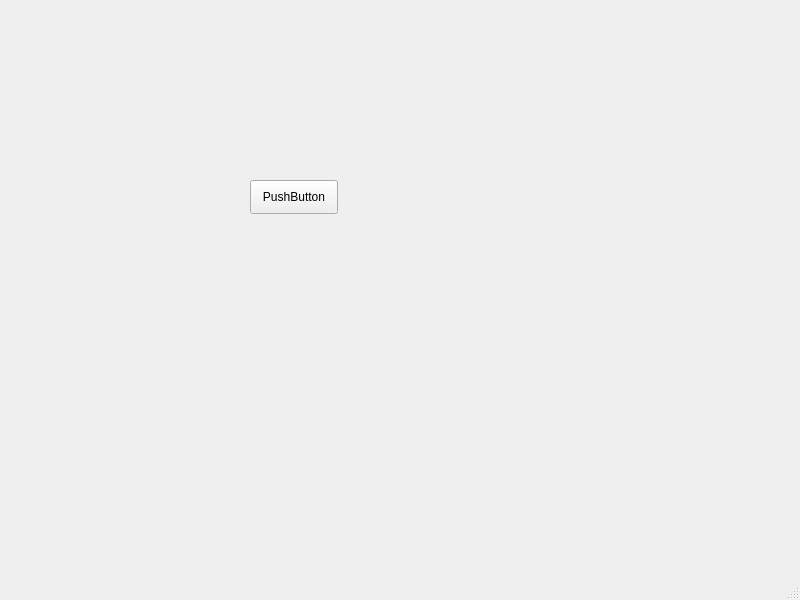
<?xml version="1.0" encoding="UTF-8"?>
<ui version="4.0">
 <class>MainWindow</class>
 <widget class="QMainWindow" name="MainWindow">
  <property name="geometry">
   <rect>
    <x>0</x>
    <y>0</y>
    <width>800</width>
    <height>600</height>
   </rect>
  </property>
  <property name="windowTitle">
   <string>MainWindow</string>
  </property>
  <widget class="QWidget" name="centralwidget">
   <widget class="QPushButton" name="pushButton">
    <property name="geometry">
     <rect>
      <x>250</x>
      <y>180</y>
      <width>88</width>
      <height>34</height>
     </rect>
    </property>
    <property name="text">
     <string>PushButton</string>
    </property>
   </widget>
  </widget>
  <widget class="QMenuBar" name="menubar">
   <property name="geometry">
    <rect>
     <x>0</x>
     <y>0</y>
     <width>800</width>
     <height>30</height>
    </rect>
   </property>
  </widget>
  <widget class="QStatusBar" name="statusbar"/>
 </widget>
 <resources/>
 <connections/>
</ui>
